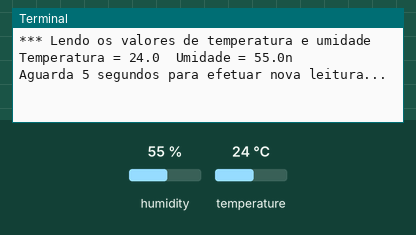
This program was run on a simulated Raspberry Pi (header pin numbers). Parts: the last lines printed to the terminal. Inputs (shaded band) come from the test bench; at power-on: humidity 55 %, temperature 24 °C. Requests to the public web service named in the program get a made-up reply in its usual format after 0.4 s (London, UTC, broken clouds, 64 % humidity, 1013 hPa unless stated).

Above: at 1.2 s.
1.3 s: humidity set to 22 %
At 6.71 s:
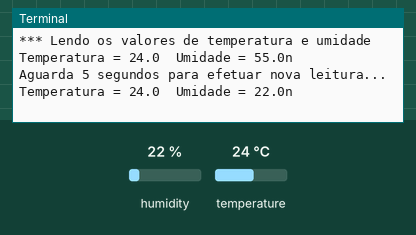
8.1 s: temperature set to 12 °C
At 13.1 s:
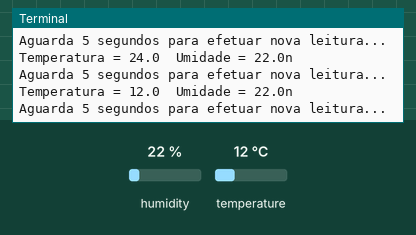
14.9 s: humidity set to 40 %
At 19.8 s:
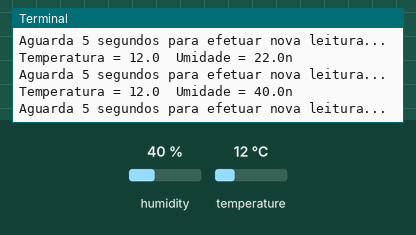
Timing chart, 0 to 21.3 s (numbered marks = the images above; inputs shaded):
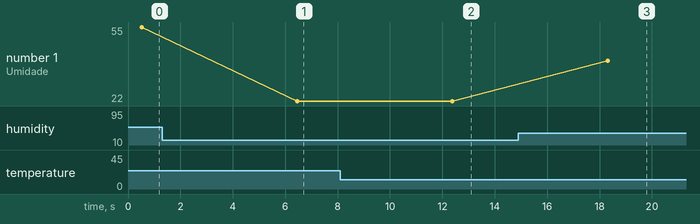

The program:

Raspberry.py
```python
# Programa : Sensor de temperatura DHT11 com Raspberry Pi
# Autor :

# Carrega as bibliotecas
import Adafruit_DHT
import RPi.GPIO as GPIO
import time
import urllib.request

#Configurar API ThingSpeak
# APIJay
myAPI  = '9JZPVTXX3VML3BPC'
#BaseURL
baseURL = "https://api.thingspeak.com/update?api_key="  + myAPI
#Teste da URL
##print(baseURL)
#Envio
#temp  = 25
#umid = 50
#print(baseURL+'&field=%s&field2=%s'% (temp, umd))

# Define o tipo de sensor
sensor = Adafruit_DHT.DHT11
#sensor = Adafruit_DHT.DHT22

GPIO.setmode(GPIO.BOARD)

# Define a GPIO conectada ao pino de dados do sensor
pino_sensor = 25

# Informacoes iniciais
print ("*** Lendo os valores de temperatura e umidade")

while(1):
   # Efetua a leitura do sensor
   umid, temp = Adafruit_DHT.read_retry(sensor, pino_sensor)
   # Caso leitura esteja ok, mostra os valores na tela
   if umid is not None and temp is not None:
     print ("Temperatura = {0:0.1f}  Umidade = {1:0.1f}n".format(temp, umid))
     conn= urllib.request.urlopen(baseURL + '&field1=%s&field2=%s'  % (temp,umid))
     conn.close()
     print ("Aguarda 5 segundos para efetuar nova leitura...")

     time.sleep(5)
   else:
     # Mensagem de erro de comunicacao com o sensor
     print("Falha ao ler dados do DHT11 !!!")# Programa : Sensor de temperatura DHT11 com Raspberry Pi
```

Measured:
- after the input at 1.3 s, the terminal: prints a new line after 5.2 s (image 1)
- after the input at 8.1 s, the terminal: prints a new line after 4.3 s (image 2)
- after the input at 14.9 s, the terminal: prints a new line after 3.4 s (image 3)
- plotted number 1: 55 → 22 after the input at 1.3 s, 22 → 40 after the input at 14.9 s
